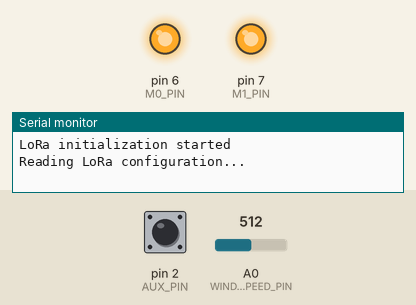
The program below on a simulated Arduino Uno, built with avr-gcc and run on an emulated ATmega328P. Shown: output pins drawn as LEDs (lit = HIGH), the last lines printed to the serial monitor. The test bench sets the inputs (shaded band); at power-on: pin 2 (AUX_PIN) HIGH, A0 (WIND_SPEED_PIN) = 512. Sleep ends after the set time or at an interrupt.

Above: at 0.2 s.
At 5.7 s:
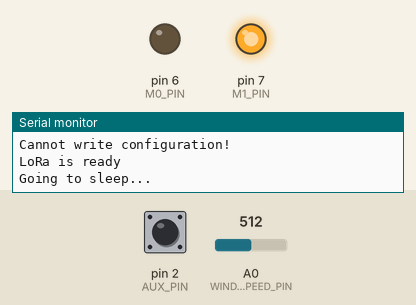
5.8 s: pin 2 (AUX_PIN) pulsed LOW 5 times (0.12 s each, 0.3 s apart)
At 6.57 s:
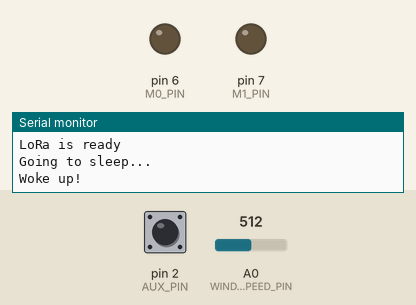
Timing chart, 0 to 10.1 s (numbered marks = the images above; inputs shaded):
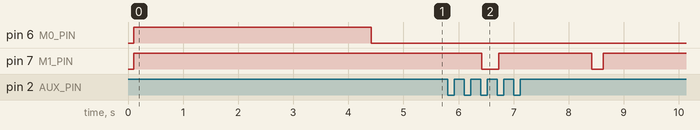

Measured:
- after the input at 5.8 s, pin 7 (M1_PIN): HIGH → LOW after 0.62 s, → HIGH 0.31 s later, → LOW 1.7 s later, → HIGH 0.21 s later

The program:

main.cpp
```cpp
#include <Arduino.h>
#include <SoftwareSerial.h>
#include <avr/sleep.h>
#include "config.h"
#include "LoRa.h"

/* packet: 0x80 SPEED_H SPEED_L 0x7E */
constexpr byte START_BYTE = 0x80;
constexpr byte STOP_BYTE = 0x7E;

constexpr uint8_t interruptNum = digitalPinToInterrupt(AUX_PIN);
extern LoRaStream loRaStream;
uint16_t windSpeed = 0;

void setup() {
    pinMode(WIND_SPEED_PIN, INPUT);
    Serial.begin(115200);
    LoRa::begin();
}

void flushInput() {
    size_t available = loRaStream.available();
    while (true) {
        if (available > 0) {
            loRaStream.read();
        } else {
            break;
        }
        available = loRaStream.available();
    }
}

void updateValues() {
    windSpeed = analogRead(WIND_SPEED_PIN);
}

void sendData() {
    uint8_t packet[4] = {START_BYTE, 0x00, 0x00, STOP_BYTE};
    packet[1] = windSpeed >> 8;
    packet[2] = windSpeed & 0x00FF;
    size_t n = loRaStream.write(packet, sizeof packet);
    Serial.print("Data sent (");
    Serial.print(n);
    Serial.println(" bytes)");
    LoRa::waitTask();
}

void wakeUpIsr() {
    sleep_disable();
    detachInterrupt(interruptNum);
    attachInterrupt(interruptNum, LoRa::resetByteWrittenIsr, RISING);
}

void loop() {
    Serial.println("Going to sleep...");
    LoRa::recvMode();
    sleep_enable();
    detachInterrupt(interruptNum);
    attachInterrupt(interruptNum, wakeUpIsr, RISING);
    set_sleep_mode(SLEEP_MODE_PWR_DOWN);
    digitalWrite(LED_BUILTIN, LOW);
    delay(1000);
    sleep_cpu();

    Serial.println("Woke up!");
    digitalWrite(LED_BUILTIN, HIGH);
    delay(500);
    updateValues();
    flushInput();
    LoRa::normalMode();
    sendData();
}
```

LoRa.cpp
```cpp
#include <Arduino.h>
#include <SoftwareSerial.h>
#include <util/atomic.h>
#include "config.h"
#include "LoRa.h"

#define CONFIG_BAUD_RATE 9600
#define NORMAL_BAUD_RATE 9600
#define CONFIG_SIZE 6
#define TARGET_SIZE 3
#define COMMAND_SIZE 3
#define BUFFER_SIZE 400
#define PACKET_SIZE 200

using Config = uint8_t[CONFIG_SIZE];

const Config defaultConfig = {
        LOCAL_ADDRH, /* Address high byte */
        LOCAL_ADDRL, /* Address low byte */

        0x62, /* UART: 9600,8,N,1 */

        0x00, /* Sub-Packet setting: 200 bytes (PACKET_SIZE)
               * RSSI ambient noise: disable
               * Transmitting power: 22 dBm */

        LOCAL_CH,   /* Channel: 873.125 MHz */

        0x63, /* RSSI byte: disable
               * Transmission method: fixed
               * LTB: disable
               * WOR cycle: 1500 ms */
};

using namespace LoRa;

SoftwareSerial softwareSerial(RX_PIN, TX_PIN);
LoRaStream loRaStream;

volatile size_t byteWritten = 0;

void LoRa::resetByteWrittenIsr() {
    byteWritten = 0;
}

void printConfig(const Config &config) {
    for (size_t i = 0; i < CONFIG_SIZE; ++i) {
        if (i > 0) {
            Serial.print(' ');
        }
        Serial.print("0x");
        Serial.print(config[i], HEX);
    }
    Serial.println();
}

bool isBadResponse(const uint8_t buffer[COMMAND_SIZE]) {
    if (buffer[0] == 0xFF && buffer[1] == 0xFF && buffer[2] == 0xFF) {
        return true;
    }
    return false;
}

bool writeConfig(const Config &config, Config &response) {
    uint8_t buffer[COMMAND_SIZE] = {0xC0, 0x00, CONFIG_SIZE};
    softwareSerial.write(buffer, COMMAND_SIZE);
    softwareSerial.write(config, CONFIG_SIZE);

    softwareSerial.readBytes(buffer, COMMAND_SIZE);
    if (isBadResponse(buffer)) {
        return false;
    }

    softwareSerial.readBytes(response, CONFIG_SIZE);

    waitTask();
    return true;
}

bool readConfig(Config &config) {
    uint8_t buffer[COMMAND_SIZE] = {0xC1, 0x0, CONFIG_SIZE};
    softwareSerial.write(buffer, COMMAND_SIZE);

    softwareSerial.readBytes(buffer, COMMAND_SIZE);
    if (isBadResponse(buffer)) {
        return false;
    }

    softwareSerial.readBytes(config, CONFIG_SIZE);

    waitTask();
    return true;
}

bool configEquals(const Config &a, const Config &b) {
    for (int i = 0; i < CONFIG_SIZE; ++i) {
        if (a[i] != b[i]) return false;
    }
    return true;
}

void LoRa::begin() {
    Serial.println("LoRa initialization started");

    softwareSerial.begin(NORMAL_BAUD_RATE);

    pinMode(AUX_PIN, INPUT);
    pinMode(M0_PIN, OUTPUT);
    pinMode(M1_PIN, OUTPUT);
    waitTask();

    syncConfig();

    attachInterrupt(digitalPinToInterrupt(AUX_PIN), resetByteWrittenIsr, RISING);

    recvMode();
    Serial.println("LoRa is ready");
}

void LoRa::syncConfig() {
    Serial.println("Reading LoRa configuration...");

    configMode();

    Config buffer;
    if (!readConfig(buffer)) {
        Serial.println("Serial error!");
        return;
    }
    printConfig(buffer);

    if (!configEquals(defaultConfig, buffer)) {
        Serial.println("LoRa is not configured");
        Serial.println("Writing configuration...");

        if (!writeConfig(defaultConfig, buffer)) {
            Serial.println("Serial error!");
            return;
        }

        if (!configEquals(defaultConfig, buffer)) {
            Serial.println("Cannot write configuration!");
            return;
        }
    }
}

void LoRa::waitTask() {
    while (digitalRead(AUX_PIN) == LOW);
    // Datasheet: the general recommendation is to detect the output state of the AUX
    // pin and switch after 2ms when the output is high.
    // Increase this delay if the LoRa module doesn't save or read the config correctly.
    delay(100);
}

void LoRa::configMode() {
    softwareSerial.begin(CONFIG_BAUD_RATE);
    digitalWrite(M0_PIN, HIGH);
    digitalWrite(M1_PIN, HIGH);
    waitTask();
}

void LoRa::normalMode() {
    softwareSerial.begin(NORMAL_BAUD_RATE);
    digitalWrite(M0_PIN, LOW);
    digitalWrite(M1_PIN, LOW);
    waitTask();
}

void LoRa::recvMode() {
    softwareSerial.begin(NORMAL_BAUD_RATE);
    digitalWrite(M0_PIN, LOW);
    digitalWrite(M1_PIN, HIGH);
    waitTask();
}

//-----------------------------------------------------------------------------
// LoRaStream implementation
//-----------------------------------------------------------------------------

size_t writeTarget() {
    softwareSerial.write(TARGET_ADDRH);
    softwareSerial.write(TARGET_ADDRL);
    softwareSerial.write(TARGET_CH);
    return TARGET_SIZE;
}

size_t LoRaStream::write(uint8_t data) {
    noInterrupts();
    const size_t written = byteWritten;
    interrupts();

    size_t count = 0;
    if (written % PACKET_SIZE == 0) {
        // wait if there is no enough space in the buffer
        if (written + TARGET_SIZE + 1 >= BUFFER_SIZE) {
            waitTask();
        }
        count = writeTarget();
    } else if (written >= BUFFER_SIZE) {
        waitTask();
        count = writeTarget();
    }
    softwareSerial.write(data);

    noInterrupts();
    byteWritten += count + 1;
    interrupts();
    return 1;
}

size_t LoRaStream::write(const uint8_t *buffer, size_t size) {
    return Stream::write(buffer, size);
}

void LoRaStream::flush() {
    return softwareSerial.flush();
}

int LoRaStream::peek() {
    return softwareSerial.peek();
}

int LoRaStream::read() {
    return softwareSerial.read();
}

int LoRaStream::availableForWrite() {
    return softwareSerial.availableForWrite();
}

int LoRaStream::available() {
    return softwareSerial.available();
}
```

LoRa.h
```cpp
#pragma once

namespace LoRa {
    void begin();

    void syncConfig();

    void waitTask();

    void configMode();

    void normalMode();

    void recvMode();

    void resetByteWrittenIsr();
}

class LoRaStream : public Stream {
public:
    size_t write(uint8_t data) override;
    size_t write(const uint8_t *buffer, size_t size) override;

    int available() override;

    int availableForWrite() override;

    int read() override;

    int peek() override;

    void flush() override;
};
```

config.h
```cpp
#ifndef CONFIG_H
#define CONFIG_H

#define AUX_PIN 2
#define M0_PIN 6
#define M1_PIN 7
#define RX_PIN 4
#define TX_PIN 5

#define LOCAL_ADDRH 0x10
#define LOCAL_ADDRL 0x10
#define LOCAL_CH 0x17

#define TARGET_ADDRH 0x01
#define TARGET_ADDRL 0x01
#define TARGET_CH 0x17

#define WIND_SPEED_PIN A0

#endif // CONFIG_H
```
